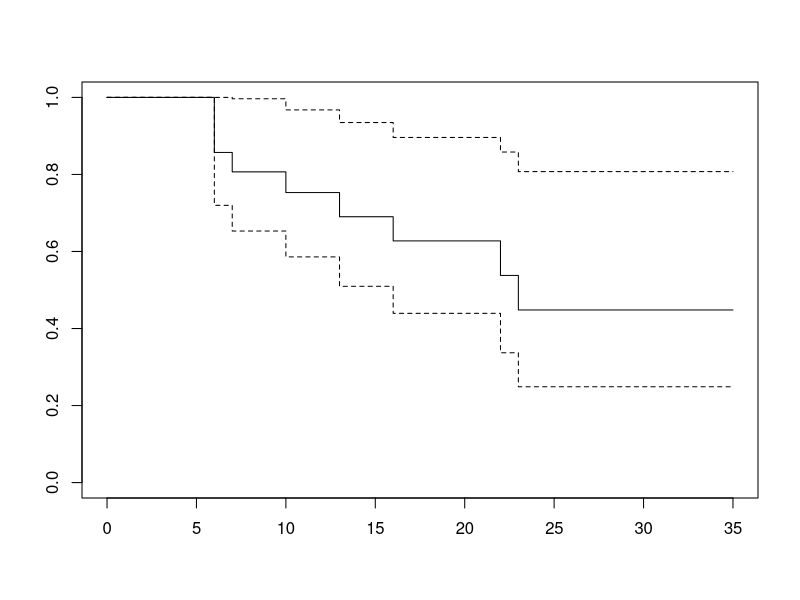
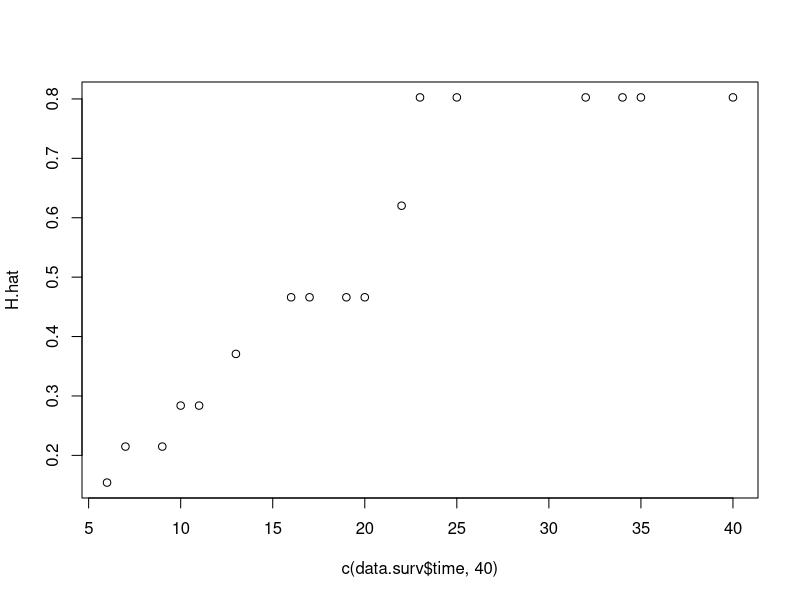
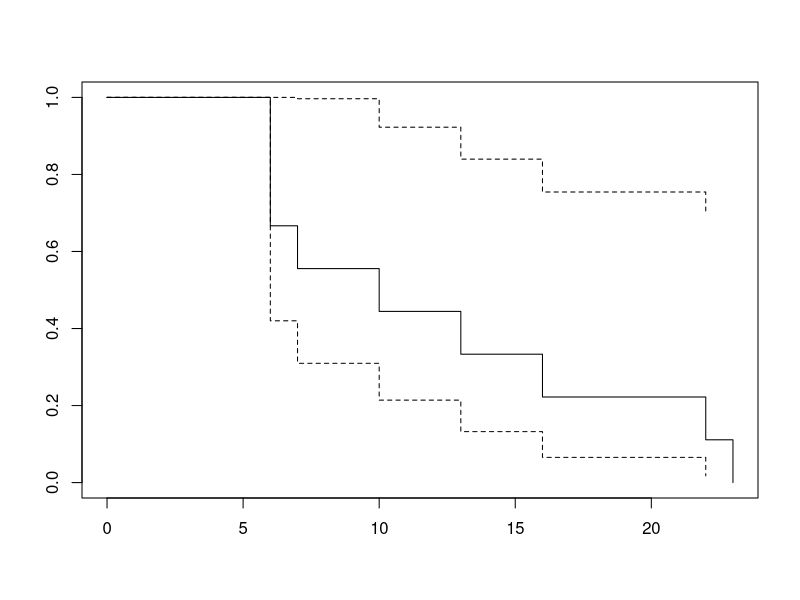
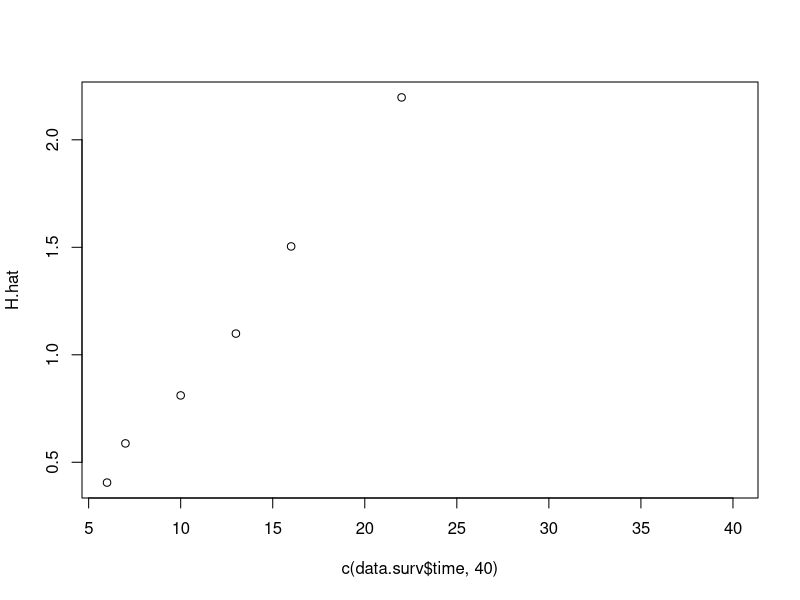

The R script that drew these images, in order:
## ---- chunk 1
library(knitr)
library(survival)
## ---- chunk 2
data <- data.frame(ID = c(1:21),
                   Time = c(10, 7, 32, 23, 22, 6, 16, 34, 32, 25, 
                            11, 20, 19, 6, 17, 35, 6, 13, 9, 6, 10),
                   Censor = c(1, 1, 0, 1, 1, 1, 1, 0, 0, 0, 0, 0, 0, 
                              1, 0, 0, 1, 1, 0, 0, 0))
attach(data)

data.surv <- survfit(Surv(time = Time, event = Censor) ~ 1, data = data)

kable(data.frame(summary(data.surv)[sapply(summary(data.surv), length)==7]))
plot(data.surv)

H.hat <- -log(data.surv$surv)
H.hat <- c(H.hat, tail(H.hat, 1))

plot(H.hat ~ c(data.surv$time, 40))
## ---- chunk 3
# subset to only have uncensored data
data <- data[Censor==1,]

data.surv <- survfit(Surv(time = Time, event = Censor) ~ 1, data = data)

kable(data.frame(summary(data.surv)[sapply(summary(data.surv), length)==7]))
plot(data.surv)

H.hat <- -log(data.surv$surv)
H.hat <- c(H.hat, tail(H.hat, 1))

plot(H.hat ~ c(data.surv$time, 40))

